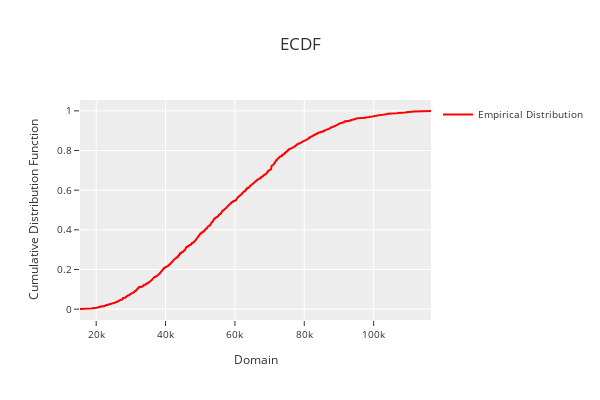

Notebook code cell kept with this figure:
### Code cell
phi.plot_ecdf()

### Figure 1 — Plotly figure (JSON) as saved in the notebook; plotly's stock layout.template omitted (floating-point values rounded to 4 significant figures; data arrays with more than 128 entries replaced by an {"elided": "..."} marker saying what was removed)
{"data": [{"line": {"color": "rgba(255,0,0,1)", "width": 2}, "mode": "lines", "name": "Empirical Distribution", "showlegend": true, "type": "scatter", "x": {"elided": "2498 float values"}, "y": {"elided": "2498 float values"}}], "layout": {"height": 400, "legend": {"font": {"size": 10}, "orientation": "v", "title": {"font": {"size": 10}}, "xanchor": "left", "y": 1, "yanchor": "auto"}, "title": {"text": "ECDF"}, "width": 600, "xaxis": {"range": [15330.0, 116500.0], "tickfont": {"size": 10}, "title": {"font": {"size": 12}, "text": "Domain"}}, "yaxis": {"tickfont": {"size": 10}, "title": {"font": {"size": 12}, "text": "Cumulative Distribution Function"}}}}
